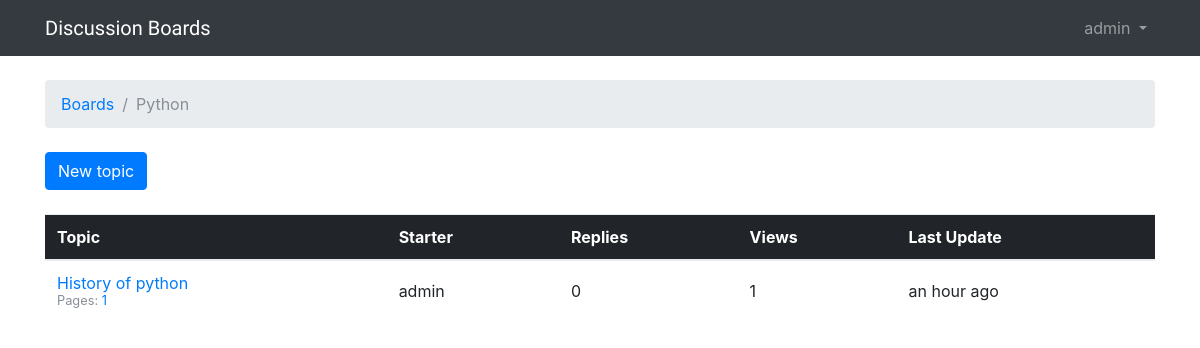
/boards/1/ (signed in), run on the app's committed database.
### boards/models.py (models this page shows, shortened)
class Board(models.Model):
    name = models.CharField(max_length=25, unique=True)
    description = models.CharField(max_length=100)

class Topic(models.Model):
    subject = models.CharField(max_length=255)
    last_updated = models.DateTimeField(auto_now_add=True)
    board = models.ForeignKey(Board, on_delete=models.CASCADE, related_name='topics')
    starter = models.ForeignKey(User, on_delete=models.CASCADE, related_name='topics')
    views = models.PositiveIntegerField(default=0)
    def get_page_count(self):
        count = self.posts.count()
        pages = count / 20
        return math.ceil(pages)
    def has_many_pages(self, count=None):
        if count is None:
            count = self.get_page_count()
        return count > 6
    def get_page_range(self):
        count = self.get_page_count()
        if self.has_many_pages(count):
            return range(1, 5)
        return range(1, count + 1)

### boards/views.py (the view)
# urls.py: url(r'^boards/(?P<pk>\d+)/$', views.TopicListView.as_view(), name='board_topics'),
class TopicListView(ListView):
    model = Topic
    context_object_name = 'topics'
    template_name = 'topics.html'
    paginate_by = 25
    def get_context_data(self, **kwargs):
        kwargs['board'] = self.board
        return super().get_context_data(**kwargs)
    def get_queryset(self):
        self.board = get_object_or_404(Board, pk=self.kwargs.get('pk'))
        queryset = self.board.topics.order_by('-last_updated').annotate(replies=Count('posts') - 1)
        return queryset

### templates/topics.html (shortened to what this page needs)
{% extends 'base.html' %}
{% load humanize %}
{% block breadcrumb %}
    <li class="breadcrumb-item"><a href="{% url 'home' %}">Boards</a></li>
    <li class="breadcrumb-item active">{{ board.name }}</li>
{% endblock %}
{% block content %}
    <div class="mb-4">
        <a href="{% url 'new_topic' board.pk %}" class="btn btn-primary">New topic</a>
    </div>
    <table class="table mb-4">
        <thead class="thead-inverse">
        <tr>
            <th>Topic</th>
            <th>Starter</th>
            <th>Replies</th>
            <th>Views</th>
            <th>Last Update</th>
        </tr>
        </thead>
        <tbody>
        {% for topic in topics %}
            {% url 'topic_posts' board.pk topic.pk as topic_url %}
            <tr>
                <td>
                    <p class="mb-0">
                        <a href="{{ topic_url }}">{{ topic.subject }}</a>
                    </p>
                    <small class="text-muted">
                        Pages:
                        {% for i in topic.get_page_range %}
                            <a href="{{ topic_url }}?page={{ i }}">{{ i }}</a>
                        {% endfor %}
                    </small>
                </td>
                <td class="align-middle">{{ topic.starter.username }}</td>
                <td class="align-middle">{{ topic.replies }}</td>
                <td class="align-middle">{{ topic.views }}</td>
                <td class="align-middle">{{ topic.last_updated|naturaltime }}</td>
            </tr>
        {% endfor %}
        </tbody>
    </table>
{% endblock %}

### templates/base.html (shortened to what this page needs)
{% load static %}
<html>
<head>
    <link rel="stylesheet" href="{% static 'css/bootstrap.min.css' %}">
    <link rel="stylesheet" href="{% static 'css/app.css' %}">
</head>
<body>
{% block body %}
    <nav class="navbar navbar-expand-sm navbar-dark bg-dark">
        <div class="container">
            <a class="navbar-brand" href="{% url 'home' %}">Discussion Boards</a>
            <div class="collapse navbar-collapse" id="mainMenu">
                {% if user.is_authenticated %}
                    <ul class="navbar-nav ml-auto">
                        <li class="nav-item dropdown">
                            <a class="nav-link dropdown-toggle" href="#" id="userMenu" data-toggle="dropdown"
                               aria-haspopup="true" aria-expanded="false">
                                {{ user.username }}
                            </a>
                        </li>
                    </ul>
                {% else %}
                    <form class="form-inline ml-auto">
                        <a href="{% url 'login' %}" class="btn btn-outline-danger">Log in</a>
                        <a href="{% url 'signup' %}" class="btn btn-outline-primary ml-2">Sign up</a>
                    </form>
                {% endif %}
            </div>
        </div>
    </nav>
    <div class="container">
        <ol class="breadcrumb my-4">
            {% block breadcrumb %}
            {% endblock %}
        </ol>
        {% block content %}
        {% endblock %}
    </div>
{% endblock body %}
</body>
</html>

### static/css/app.css (style rules this page uses)
.navbar-brand { font-family: 'Peralta', cursive; }

### data on the page
Board: name "Python"
Topic: subject "History of python", get_page_range "1", starter.username "admin", replies "0", views "1", last_updated "an hour ago"

### other printed values
{{ user.username }} "admin"
